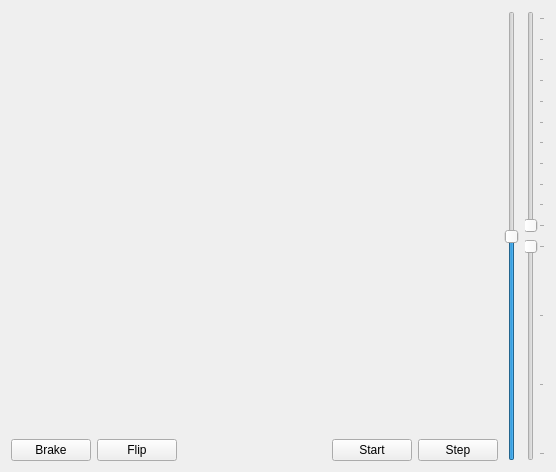
<ui version="4.0" >
 <class>MainWindow</class>
 <widget class="QWidget" name="MainWindow" >
  <property name="geometry" >
   <rect>
    <x>0</x>
    <y>0</y>
    <width>556</width>
    <height>472</height>
   </rect>
  </property>
  <property name="windowTitle" >
   <string>Flyer</string>
  </property>
  <layout class="QHBoxLayout" >
   <item>
    <layout class="QVBoxLayout" >
     <item>
      <widget class="Flyer::WorldWidget" native="1" name="worldWidget" >
       <property name="mouseTracking" >
        <bool>true</bool>
       </property>
       <property name="focusPolicy" >
        <enum>Qt::StrongFocus</enum>
       </property>
      </widget>
     </item>
     <item>
      <layout class="QHBoxLayout" >
       <item>
        <widget class="QPushButton" name="buttonBrake" >
         <property name="focusPolicy" >
          <enum>Qt::NoFocus</enum>
         </property>
         <property name="toolTip" >
          <string>Apply wheel brake</string>
         </property>
         <property name="text" >
          <string>Brake</string>
         </property>
        </widget>
       </item>
       <item>
        <widget class="QPushButton" name="buttonFlip" >
         <property name="focusPolicy" >
          <enum>Qt::NoFocus</enum>
         </property>
         <property name="toolTip" >
          <string>Flip plane (above 100 km/h)</string>
         </property>
         <property name="text" >
          <string>Flip</string>
         </property>
        </widget>
       </item>
       <item>
        <spacer>
         <property name="orientation" >
          <enum>Qt::Horizontal</enum>
         </property>
         <property name="sizeHint" >
          <size>
           <width>40</width>
           <height>20</height>
          </size>
         </property>
        </spacer>
       </item>
       <item>
        <widget class="QPushButton" name="buttonStartStop" >
         <property name="focusPolicy" >
          <enum>Qt::NoFocus</enum>
         </property>
         <property name="toolTip" >
          <string>Start/stop simulation</string>
         </property>
         <property name="text" >
          <string>Start</string>
         </property>
         <property name="checkable" >
          <bool>true</bool>
         </property>
        </widget>
       </item>
       <item>
        <widget class="QPushButton" name="buttonStep" >
         <property name="focusPolicy" >
          <enum>Qt::NoFocus</enum>
         </property>
         <property name="toolTip" >
          <string>Single simulation step</string>
         </property>
         <property name="text" >
          <string>Step</string>
         </property>
        </widget>
       </item>
      </layout>
     </item>
    </layout>
   </item>
   <item>
    <widget class="QSlider" name="sliderElevator" >
     <property name="focusPolicy" >
      <enum>Qt::NoFocus</enum>
     </property>
     <property name="toolTip" >
      <string>Elevator</string>
     </property>
     <property name="minimum" >
      <number>-100</number>
     </property>
     <property name="maximum" >
      <number>100</number>
     </property>
     <property name="singleStep" >
      <number>1</number>
     </property>
     <property name="orientation" >
      <enum>Qt::Vertical</enum>
     </property>
    </widget>
   </item>
   <item>
    <layout class="QVBoxLayout" >
     <item>
      <widget class="QSlider" name="sliderThrottle" >
       <property name="focusPolicy" >
        <enum>Qt::NoFocus</enum>
       </property>
       <property name="toolTip" >
        <string>Throttle</string>
       </property>
       <property name="maximum" >
        <number>100</number>
       </property>
       <property name="orientation" >
        <enum>Qt::Vertical</enum>
       </property>
       <property name="tickPosition" >
        <enum>QSlider::TicksBelow</enum>
       </property>
      </widget>
     </item>
     <item>
      <widget class="QSlider" name="sliderFlaps" >
       <property name="focusPolicy" >
        <enum>Qt::NoFocus</enum>
       </property>
       <property name="toolTip" >
        <string>Flaps</string>
       </property>
       <property name="maximum" >
        <number>3</number>
       </property>
       <property name="orientation" >
        <enum>Qt::Vertical</enum>
       </property>
       <property name="invertedAppearance" >
        <bool>true</bool>
       </property>
       <property name="tickPosition" >
        <enum>QSlider::TicksBelow</enum>
       </property>
       <property name="tickInterval" >
        <number>1</number>
       </property>
      </widget>
     </item>
    </layout>
   </item>
  </layout>
 </widget>
 <customwidgets>
  <customwidget>
   <class>Flyer::WorldWidget</class>
   <extends>QWidget</extends>
   <header>worldwidget.h</header>
  </customwidget>
 </customwidgets>
 <resources/>
 <connections/>
</ui>
